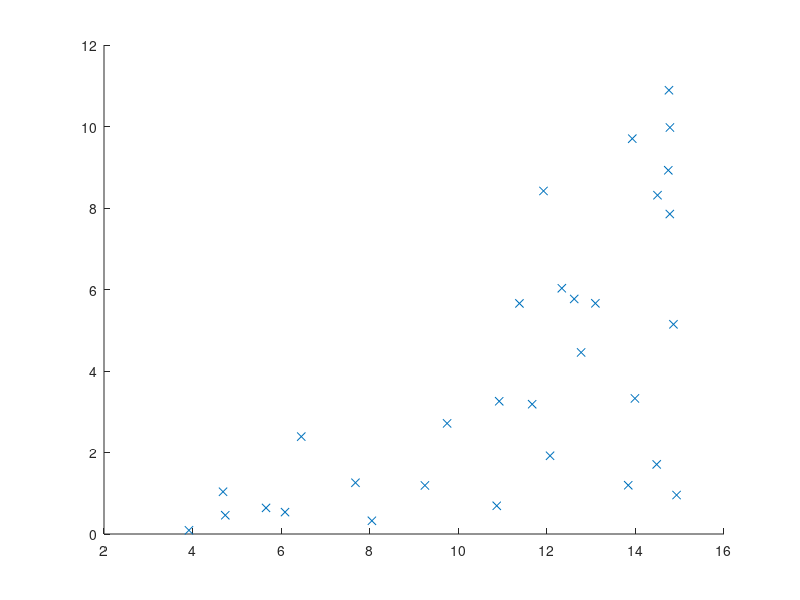

Write the MATLAB code that produced this figure. (Note: this script raises an error after producing the figure.)
function twoClassesClassificationSkeleton
    close all;
    %D = 2, dimensionality of the input (temp and humidity)
    maxValX1 = 15;
    maxValX2 = 15;
    %two features, generated randomly
    x1 = maxValX1 * rand(100, 1);
    x2 = maxValX2 * rand(100, 1);
    X = [x1 x2]; %X(1,:) = x_1, ... etc
    % one sample per row
    c1 = 1;
    c2 = 1;
    t_i = 1;
    for i  = 1 : size(X, 1)
        Y(i, 1) = realDiscriminant(X(i, :)); 
        %If the distance from the real discriminant function is more than
        %5, is taken as a valid sample
        %5 y 2 son las distancias entre muestras
        if(abs(Y(i, 1))>5)
            %a sample per row, of dimension D = 2
            %with dummy input
            Xd(t_i, :) = [1 X(i, :)];
            %the output of the discriminant surface with the sample as an
            %input its positive, then belongs to Class 1
            if(Y(i, 1)>0)            
                C1(c1, :) =  X(i, :);
                c1 = c1 + 1;
                T(t_i) = 0;
                t_i = t_i + 1;
            else           
                C2(c2, :) = X(i, :);
                c2 = c2 + 1;  
                T(t_i) = 1;
                t_i = t_i + 1;
            end
            
            
        end
    end
    %T is a column vector
    T = T';
    %plots the training samples
    figure; scatter(C1(:,1), C1(:, 2), 'x');
    hold on;
    scatter(C2(:,1), C2(:, 2), 'O');
    %Calculates the least squares weight array
    W = getW_leastSquares(Xd, T);
    %test 1
    for i = 1:size(C1, 1)
        yResC1(i) = getY(W, [1 C1(i, :)]);
    end
    
    for i = 1:size(C2, 1)
        yResC2(i) = getY(W, [1 C2(i, :)]);
    end
    %prueba con fisher
    C1n = [ones(size(C1, 1), 1) C1];
    C2n = [ones(size(C2, 1), 1) C2];
    l2 = (-W(1)-W(2)*Xd(:,2)/W(3));
    plot(Xd(:,2), l2);
    hold on;
    %fisher evaluation
    Wfish = fisherDA(C1n, C2n);
    for i = 1:size(C1, 1)
        yResC1Fish(i) = getYFish(Wfish', C1n(i, :)');
    end
    for i = 1:size(C2, 1)
        yResC2Fish(i) = getYFish(Wfish', C2n(i, :)');
    end
    
    figure; 
    scatter(yResC1Fish, yResC1Fish, 'x');
    hold on;
    scatter(yResC2Fish, yResC2Fish, 'yellow');
    
    y = -Wfish(1);
    scatter(y, y, 'p','filled', 'magenta');
    hold on;
    
    figure;
    histogram(yResC1Fish);
    hold on;
    histogram(yResC2Fish);
    
    %prueba con perceptron
    %perceptron needs T to be -1 or 1, not 0 or 1, needs to be corrected
    numIter = 1000;
    Wperc = perceptronTraining(C1n, C2n, numIter);
    for i = 1:size(C1, 1)
        yResC1Perc(i) = perceptronActivationFunc(Wperc, C1n(i, :));
    end
    for i = 1:size(C2, 1)
        yResC2Perc(i) = perceptronActivationFunc(Wperc, C2n(i, :));
    end
    
end

%Implements the perceptron training algorithm
function W = perceptronTraining(C1n, C2n, numIter)
    
end
%activation function of the perceptron algorithm
function f = perceptronActivationFunc(W, x) 
   
end

%C1 and C2 tagged data
%Implements the Fisher discriminant analysis
function w = fisherDA(C1, C2)
    [ic1,jc1] = size(C1);
    [ic2,jc2] = size(C2);
    MiuC1 = sum(C1)./ic1;
    MiuC2 = sum(C2)./ic2;
    Distancia = (MiuC1-MiuC2);
    SB = Distancia*Distancia';
    S1 = restaMat(MiuC1, C1);
    S1T = S1';
    S1M = [];
    for i = 1:ic1
        S1M = [S1M S1(i,:)*S1T(:,i)];
    end
    S1F = sum(S1M);
    S2 = restaMat(MiuC2, C2);
    S2T = S2';
    S2M=[];
    for i = 1:ic2
        S2M = [S2M S2(i,:)*S2T(:,i)];
    end
    S2F = sum(S2M);
    SW = S2F + S1F;
    SWInv = pinv(SW);
    w = SWInv * (MiuC1-MiuC2);
end

function resultado = restaMat(MiuC, C)
    resultado = [C(:,1) - MiuC(1) C(:,2)- MiuC(2) C(:,3)- MiuC(3)];
end

%Projects the given sample using the weight vector W
function y = getYFish(W, x)
 y = W'*x;
end

%Evaluates the min squares classification algorithm
function y = getY(W, x)
    y = W' * x';
 
    %w0 is the threshold used for decision
    if(W(1)<0)
        y = y - W(1)<0 ;
    else
        y = y - W(1)>0 ;
    end
end

%Gets the optimum hiperplane W with least squares
function W = getW_leastSquares(X, T)
    W=pinv(X'*X)*X'*T;
end

%function to approximate
function y = realDiscriminant(x)
    %y = 0 in x(1) = 0.5 and x(2)=0.5
    %w = [2 -2]
    y = 2 * x(1) - 2*x(2) - 2;
end